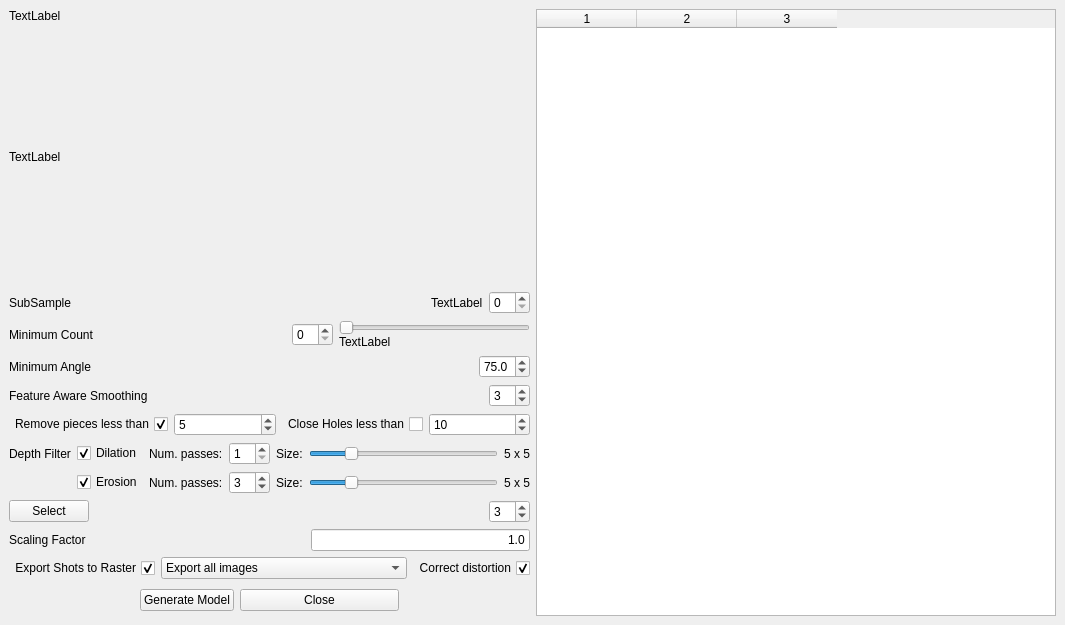
<?xml version="1.0" encoding="UTF-8"?>
<ui version="4.0">
 <class>DockWidget</class>
 <widget class="QDockWidget" name="DockWidget">
  <property name="geometry">
   <rect>
    <x>0</x>
    <y>0</y>
    <width>1065</width>
    <height>625</height>
   </rect>
  </property>
  <property name="sizePolicy">
   <sizepolicy hsizetype="Expanding" vsizetype="Expanding">
    <horstretch>0</horstretch>
    <verstretch>0</verstretch>
   </sizepolicy>
  </property>
  <property name="windowTitle">
   <string>Arc3D Importer</string>
  </property>
  <widget class="QWidget" name="dockWidgetContents">
   <property name="sizePolicy">
    <sizepolicy hsizetype="MinimumExpanding" vsizetype="MinimumExpanding">
     <horstretch>0</horstretch>
     <verstretch>0</verstretch>
    </sizepolicy>
   </property>
   <layout class="QHBoxLayout" name="horizontalLayout">
    <item>
     <layout class="QVBoxLayout">
      <item>
       <widget class="QLabel" name="infoLabel">
        <property name="text">
         <string>TextLabel</string>
        </property>
       </widget>
      </item>
      <item>
       <widget class="QLabel" name="previewLabel">
        <property name="sizePolicy">
         <sizepolicy hsizetype="Expanding" vsizetype="Expanding">
          <horstretch>0</horstretch>
          <verstretch>0</verstretch>
         </sizepolicy>
        </property>
        <property name="text">
         <string>TextLabel</string>
        </property>
       </widget>
      </item>
      <item>
       <layout class="QHBoxLayout" name="_2">
        <item>
         <widget class="QLabel" name="label">
          <property name="text">
           <string>SubSample</string>
          </property>
         </widget>
        </item>
        <item>
         <spacer>
          <property name="orientation">
           <enum>Qt::Horizontal</enum>
          </property>
          <property name="sizeHint" stdset="0">
           <size>
            <width>40</width>
            <height>20</height>
           </size>
          </property>
         </spacer>
        </item>
        <item>
         <widget class="QLabel" name="imgSizeLabel">
          <property name="text">
           <string>TextLabel</string>
          </property>
         </widget>
        </item>
        <item>
         <widget class="QSpinBox" name="subsampleSpinBox">
          <property name="toolTip">
           <string>&lt;html&gt;&lt;head&gt;&lt;meta name=&quot;qrichtext&quot; content=&quot;1&quot; /&gt;&lt;/head&gt;&lt;body style=&quot; white-space: pre-wrap; font-style:normal; text-decoration:none;&quot;&gt;&lt;p style=&quot; margin-top:0px; margin-bottom:0px; margin-left:0px; margin-right:0px; -qt-block-indent:0; text-indent:0px;&quot;&gt;Set the subsample factor:&lt;/p&gt;&lt;p style=&quot; margin-top:0px; margin-bottom:0px; margin-left:0px; margin-right:0px; -qt-block-indent:0; text-indent:0px;&quot;&gt;  1 the image is not resized&lt;/p&gt;&lt;p style=&quot; margin-top:0px; margin-bottom:0px; margin-left:0px; margin-right:0px; -qt-block-indent:0; text-indent:0px;&quot;&gt;  2 image is halved &lt;span style=&quot; font-style:italic;&quot;&gt;(one point every 4)&lt;/span&gt;&lt;/p&gt;&lt;p style=&quot; margin-top:0px; margin-bottom:0px; margin-left:0px; margin-right:0px; -qt-block-indent:0; text-indent:0px;&quot;&gt;  3 image is reduced to one third &lt;span style=&quot; font-style:italic;&quot;&gt;(one point every 9)&lt;/span&gt;&lt;/p&gt;&lt;/body&gt;&lt;/html&gt;</string>
          </property>
         </widget>
        </item>
       </layout>
      </item>
      <item>
       <layout class="QHBoxLayout" name="_3">
        <item>
         <widget class="QLabel" name="label_2">
          <property name="text">
           <string>Minimum Count</string>
          </property>
         </widget>
        </item>
        <item>
         <spacer>
          <property name="orientation">
           <enum>Qt::Horizontal</enum>
          </property>
          <property name="sizeHint" stdset="0">
           <size>
            <width>91</width>
            <height>20</height>
           </size>
          </property>
         </spacer>
        </item>
        <item>
         <widget class="QSpinBox" name="minCountSpinBox">
          <property name="toolTip">
           <string>&lt;html&gt;&lt;head&gt;&lt;meta name=&quot;qrichtext&quot; content=&quot;1&quot; /&gt;&lt;/head&gt;&lt;body style=&quot; white-space: pre-wrap; font-style:normal; text-decoration:none;&quot;&gt;&lt;p style=&quot; margin-top:0px; margin-bottom:0px; margin-left:0px; margin-right:0px; -qt-block-indent:0; text-indent:0px;&quot;&gt;Set the minimum number of match for a sample to be accepted&lt;/p&gt;&lt;p style=&quot; margin-top:0px; margin-bottom:0px; margin-left:0px; margin-right:0px; -qt-block-indent:0; text-indent:0px;&quot;&gt;3 means that only samples that had been found a correspondence with other 2 images or more are considered&lt;/p&gt;&lt;/body&gt;&lt;/html&gt;</string>
          </property>
         </widget>
        </item>
        <item>
         <layout class="QVBoxLayout" name="_4">
          <property name="spacing">
           <number>0</number>
          </property>
          <item>
           <widget class="QSlider" name="minCountSlider">
            <property name="sizePolicy">
             <sizepolicy hsizetype="Expanding" vsizetype="Fixed">
              <horstretch>0</horstretch>
              <verstretch>0</verstretch>
             </sizepolicy>
            </property>
            <property name="maximum">
             <number>10</number>
            </property>
            <property name="orientation">
             <enum>Qt::Horizontal</enum>
            </property>
           </widget>
          </item>
          <item>
           <widget class="QLabel" name="rangeLabel">
            <property name="text">
             <string>TextLabel</string>
            </property>
           </widget>
          </item>
         </layout>
        </item>
       </layout>
      </item>
      <item>
       <layout class="QHBoxLayout" name="_5">
        <item>
         <widget class="QLabel" name="label_3">
          <property name="text">
           <string>Minimum Angle</string>
          </property>
         </widget>
        </item>
        <item>
         <spacer>
          <property name="orientation">
           <enum>Qt::Horizontal</enum>
          </property>
          <property name="sizeHint" stdset="0">
           <size>
            <width>40</width>
            <height>20</height>
           </size>
          </property>
         </spacer>
        </item>
        <item>
         <widget class="QDoubleSpinBox" name="qualitySpinBox">
          <property name="decimals">
           <number>1</number>
          </property>
          <property name="maximum">
           <double>90.000000000000000</double>
          </property>
          <property name="singleStep">
           <double>5.000000000000000</double>
          </property>
          <property name="value">
           <double>75.000000000000000</double>
          </property>
         </widget>
        </item>
       </layout>
      </item>
      <item>
       <layout class="QHBoxLayout" name="_6">
        <item>
         <widget class="QLabel" name="label_5">
          <property name="text">
           <string>Feature Aware Smoothing</string>
          </property>
         </widget>
        </item>
        <item>
         <spacer>
          <property name="orientation">
           <enum>Qt::Horizontal</enum>
          </property>
          <property name="sizeHint" stdset="0">
           <size>
            <width>40</width>
            <height>20</height>
           </size>
          </property>
         </spacer>
        </item>
        <item>
         <widget class="QDoubleSpinBox" name="smoothSpinBox">
          <property name="decimals">
           <number>0</number>
          </property>
          <property name="maximum">
           <double>20.000000000000000</double>
          </property>
          <property name="value">
           <double>3.000000000000000</double>
          </property>
         </widget>
        </item>
       </layout>
      </item>
      <item>
       <layout class="QHBoxLayout" name="_7">
        <item>
         <widget class="QCheckBox" name="removeSmallCCCheckBox">
          <property name="layoutDirection">
           <enum>Qt::RightToLeft</enum>
          </property>
          <property name="text">
           <string>Remove pieces less than</string>
          </property>
          <property name="checked">
           <bool>true</bool>
          </property>
         </widget>
        </item>
        <item>
         <widget class="QDoubleSpinBox" name="maxCCDiagSpinBox">
          <property name="sizePolicy">
           <sizepolicy hsizetype="Preferred" vsizetype="Fixed">
            <horstretch>0</horstretch>
            <verstretch>0</verstretch>
           </sizepolicy>
          </property>
          <property name="toolTip">
           <string>When enabled, all the floating pieces smaller than the indicated percentage are deleted. Unit is the diagonal of the bounding box of the object</string>
          </property>
          <property name="decimals">
           <number>0</number>
          </property>
          <property name="maximum">
           <double>25.000000000000000</double>
          </property>
          <property name="singleStep">
           <double>5.000000000000000</double>
          </property>
          <property name="value">
           <double>5.000000000000000</double>
          </property>
         </widget>
        </item>
        <item>
         <widget class="QCheckBox" name="holeCheckBox">
          <property name="enabled">
           <bool>true</bool>
          </property>
          <property name="layoutDirection">
           <enum>Qt::RightToLeft</enum>
          </property>
          <property name="text">
           <string>Close Holes less than</string>
          </property>
         </widget>
        </item>
        <item>
         <widget class="QSpinBox" name="holeSpinBox">
          <property name="singleStep">
           <number>5</number>
          </property>
          <property name="value">
           <number>10</number>
          </property>
         </widget>
        </item>
       </layout>
      </item>
      <item>
       <layout class="QGridLayout" name="_8">
        <item row="0" column="5">
         <widget class="QSlider" name="dilationSizeSlider">
          <property name="minimum">
           <number>1</number>
          </property>
          <property name="maximum">
           <number>6</number>
          </property>
          <property name="singleStep">
           <number>1</number>
          </property>
          <property name="pageStep">
           <number>5</number>
          </property>
          <property name="value">
           <number>2</number>
          </property>
          <property name="orientation">
           <enum>Qt::Horizontal</enum>
          </property>
         </widget>
        </item>
        <item row="1" column="3">
         <widget class="QSpinBox" name="erosionNumPassSpinBox">
          <property name="minimum">
           <number>1</number>
          </property>
          <property name="maximum">
           <number>10</number>
          </property>
          <property name="value">
           <number>3</number>
          </property>
         </widget>
        </item>
        <item row="0" column="4">
         <widget class="QLabel" name="lblDilationSize">
          <property name="text">
           <string>Size:</string>
          </property>
         </widget>
        </item>
        <item row="1" column="6">
         <widget class="QLabel" name="lblErosionSizeValue">
          <property name="text">
           <string>5 x 5</string>
          </property>
         </widget>
        </item>
        <item row="0" column="3">
         <widget class="QSpinBox" name="dilationNumPassSpinBox">
          <property name="minimum">
           <number>1</number>
          </property>
          <property name="maximum">
           <number>5</number>
          </property>
         </widget>
        </item>
        <item row="0" column="2">
         <widget class="QLabel" name="lblDilationSteps">
          <property name="text">
           <string>Num. passes:</string>
          </property>
         </widget>
        </item>
        <item row="1" column="5">
         <widget class="QSlider" name="erosionSizeSlider">
          <property name="minimum">
           <number>1</number>
          </property>
          <property name="maximum">
           <number>6</number>
          </property>
          <property name="singleStep">
           <number>1</number>
          </property>
          <property name="pageStep">
           <number>5</number>
          </property>
          <property name="value">
           <number>2</number>
          </property>
          <property name="orientation">
           <enum>Qt::Horizontal</enum>
          </property>
         </widget>
        </item>
        <item row="0" column="6">
         <widget class="QLabel" name="lblDilationSizeValue">
          <property name="text">
           <string>5 x 5</string>
          </property>
         </widget>
        </item>
        <item row="1" column="2">
         <widget class="QLabel" name="lblErosionSteps">
          <property name="text">
           <string>Num. passes:</string>
          </property>
         </widget>
        </item>
        <item row="0" column="0">
         <widget class="QLabel" name="label_8">
          <property name="text">
           <string>Depth Filter</string>
          </property>
         </widget>
        </item>
        <item row="1" column="4">
         <widget class="QLabel" name="lblErosionSize">
          <property name="text">
           <string>Size:</string>
          </property>
         </widget>
        </item>
        <item row="0" column="1">
         <widget class="QCheckBox" name="dilationCheckBox">
          <property name="text">
           <string>Dilation</string>
          </property>
          <property name="checked">
           <bool>true</bool>
          </property>
         </widget>
        </item>
        <item row="1" column="1">
         <widget class="QCheckBox" name="erosionCheckBox">
          <property name="text">
           <string>Erosion</string>
          </property>
          <property name="checked">
           <bool>true</bool>
          </property>
         </widget>
        </item>
       </layout>
      </item>
      <item>
       <layout class="QHBoxLayout" name="_10">
        <item>
         <widget class="QPushButton" name="selectButton">
          <property name="text">
           <string>Select</string>
          </property>
         </widget>
        </item>
        <item>
         <spacer>
          <property name="orientation">
           <enum>Qt::Horizontal</enum>
          </property>
          <property name="sizeHint" stdset="0">
           <size>
            <width>40</width>
            <height>20</height>
           </size>
          </property>
         </spacer>
        </item>
        <item>
         <widget class="QSpinBox" name="subsampleSequenceSpinBox">
          <property name="value">
           <number>3</number>
          </property>
         </widget>
        </item>
       </layout>
      </item>
      <item>
       <layout class="QHBoxLayout" name="_11">
        <item>
         <widget class="QLabel" name="label_10">
          <property name="text">
           <string>Scaling Factor</string>
          </property>
         </widget>
        </item>
        <item>
         <spacer>
          <property name="orientation">
           <enum>Qt::Horizontal</enum>
          </property>
          <property name="sizeHint" stdset="0">
           <size>
            <width>40</width>
            <height>20</height>
           </size>
          </property>
         </spacer>
        </item>
        <item>
         <widget class="QLineEdit" name="scaleLineEdit">
          <property name="inputMask">
           <string/>
          </property>
          <property name="text">
           <string>1.0</string>
          </property>
          <property name="alignment">
           <set>Qt::AlignRight|Qt::AlignTrailing|Qt::AlignVCenter</set>
          </property>
         </widget>
        </item>
       </layout>
      </item>
      <item>
       <layout class="QHBoxLayout" name="_13">
        <item>
         <widget class="QCheckBox" name="shotExport">
          <property name="toolTip">
           <string>&lt;html&gt;&lt;head&gt;&lt;meta name=&quot;qrichtext&quot; content=&quot;1&quot; /&gt;&lt;/head&gt;&lt;body style=&quot; white-space: pre-wrap; font-style:normal; text-decoration:none;&quot;&gt;&lt;p style=&quot; margin-top:0px; margin-bottom:0px; margin-left:0px; margin-right:0px; -qt-block-indent:0; text-indent:0px;&quot;&gt;Perform a fast, fixed resolution merging of all the range maps. If unchecked all the rangemaps are simply put in the same space without merging them.&lt;/p&gt;&lt;/body&gt;&lt;/html&gt;</string>
          </property>
          <property name="layoutDirection">
           <enum>Qt::RightToLeft</enum>
          </property>
          <property name="text">
           <string>Export Shots to Raster</string>
          </property>
          <property name="checked">
           <bool>true</bool>
          </property>
          <property name="tristate">
           <bool>false</bool>
          </property>
         </widget>
        </item>
        <item>
         <widget class="QComboBox" name="saveShotCombo">
          <property name="enabled">
           <bool>true</bool>
          </property>
          <property name="sizePolicy">
           <sizepolicy hsizetype="Expanding" vsizetype="Fixed">
            <horstretch>4</horstretch>
            <verstretch>0</verstretch>
           </sizepolicy>
          </property>
          <property name="currentIndex">
           <number>0</number>
          </property>
          <property name="maxVisibleItems">
           <number>11</number>
          </property>
          <property name="modelColumn">
           <number>0</number>
          </property>
          <item>
           <property name="text">
            <string>Export all images</string>
           </property>
          </item>
          <item>
           <property name="text">
            <string>Export only selected images</string>
           </property>
          </item>
         </widget>
        </item>
        <item>
         <widget class="QCheckBox" name="shotDistortion">
          <property name="toolTip">
           <string>&lt;html&gt;&lt;head&gt;&lt;meta name=&quot;qrichtext&quot; content=&quot;1&quot; /&gt;&lt;/head&gt;&lt;body style=&quot; white-space: pre-wrap; font-style:normal; text-decoration:none;&quot;&gt;&lt;p style=&quot; margin-top:0px; margin-bottom:0px; margin-left:0px; margin-right:0px; -qt-block-indent:0; text-indent:0px;&quot;&gt;Perform a fast, fixed resolution merging of all the range maps. If unchecked all the rangemaps are simply put in the same space without merging them.&lt;/p&gt;&lt;/body&gt;&lt;/html&gt;</string>
          </property>
          <property name="layoutDirection">
           <enum>Qt::RightToLeft</enum>
          </property>
          <property name="text">
           <string>Correct distortion</string>
          </property>
          <property name="checked">
           <bool>true</bool>
          </property>
          <property name="tristate">
           <bool>false</bool>
          </property>
         </widget>
        </item>
       </layout>
      </item>
      <item>
       <layout class="QHBoxLayout" name="_12" stretch="0,50,0,0">
        <item>
         <spacer name="spacer_2">
          <property name="orientation">
           <enum>Qt::Horizontal</enum>
          </property>
          <property name="sizeType">
           <enum>QSizePolicy::Minimum</enum>
          </property>
          <property name="sizeHint" stdset="0">
           <size>
            <width>131</width>
            <height>31</height>
           </size>
          </property>
         </spacer>
        </item>
        <item>
         <widget class="QPushButton" name="plyButton">
          <property name="sizePolicy">
           <sizepolicy hsizetype="Maximum" vsizetype="Fixed">
            <horstretch>0</horstretch>
            <verstretch>0</verstretch>
           </sizepolicy>
          </property>
          <property name="toolTip">
           <string>Process all selected range maps and save them as separated ply</string>
          </property>
          <property name="autoFillBackground">
           <bool>false</bool>
          </property>
          <property name="text">
           <string>Generate Model</string>
          </property>
          <property name="iconSize">
           <size>
            <width>18</width>
            <height>18</height>
           </size>
          </property>
         </widget>
        </item>
        <item>
         <widget class="QPushButton" name="cancelButton">
          <property name="text">
           <string>Close</string>
          </property>
         </widget>
        </item>
        <item>
         <spacer>
          <property name="orientation">
           <enum>Qt::Horizontal</enum>
          </property>
          <property name="sizeType">
           <enum>QSizePolicy::Minimum</enum>
          </property>
          <property name="sizeHint" stdset="0">
           <size>
            <width>131</width>
            <height>31</height>
           </size>
          </property>
         </spacer>
        </item>
       </layout>
      </item>
     </layout>
    </item>
    <item>
     <widget class="QTableWidget" name="imageTableWidget">
      <property name="sizePolicy">
       <sizepolicy hsizetype="MinimumExpanding" vsizetype="Expanding">
        <horstretch>0</horstretch>
        <verstretch>0</verstretch>
       </sizepolicy>
      </property>
      <property name="columnCount">
       <number>3</number>
      </property>
      <column/>
      <column/>
      <column/>
     </widget>
    </item>
   </layout>
  </widget>
 </widget>
 <resources/>
 <connections/>
</ui>
